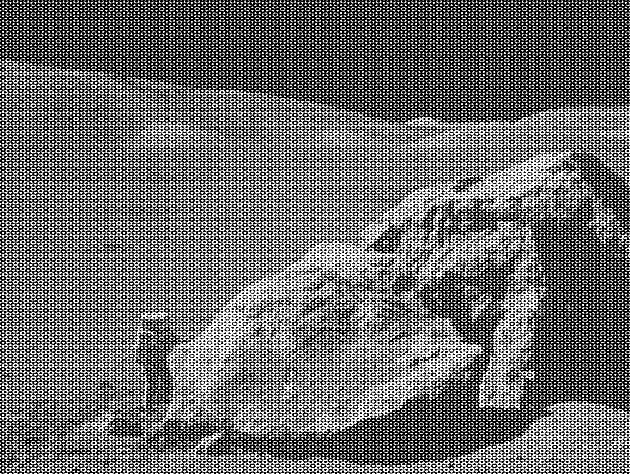
#> input picture CH05/input/Fig0516(a)(applo17_boulder_noisy).tif, 630 x 474 px
$ python bandpass-filter.py 'input/Fig0516(a)(applo17_boulder_noisy).tif'
#> lines starting #> are read from the running program, lines starting #| are printed output that depends on the picture
import skimage
from skimage import io, filters, color
import matplotlib.pyplot as plt
import numpy as np
import math
import sys
import filters as F


def disable_tick(axs):
    for u in range(len(axs)):
        for v in range(len(axs[0])):
            axs[u,v].axes.get_xaxis().set_ticks([])
            axs[u,v].axes.get_yaxis().set_ticks([])

def butterworth_bandreject(h,w,D0,W,n=2):

    def D(x,y):
        d = np.sqrt((x-h//2)**2 + (y-w//2)**2)
        return 1/(1+(d*W/(1e-15+np.abs(d**2-D0**2)))**(2*n))

    return np.fromfunction(D,(h,w))

img1 = io.imread("input/"+"Fig0516(a)(applo17_boulder_noisy).tif")
#> img1 is the input picture: shape (474, 630); min 0, max 255, mean 108.1

f,axs = plt.subplots(2,2,figsize=(12,9))
disable_tick(axs)

axs[0,0].imshow(img1,cmap="gray")
axs[0,0].set_title("sinsusoidal noise")

fft = np.fft.fft2(img1)
fft = np.fft.fftshift(fft)
img2 = np.abs(fft)
img2 = np.log(img2)
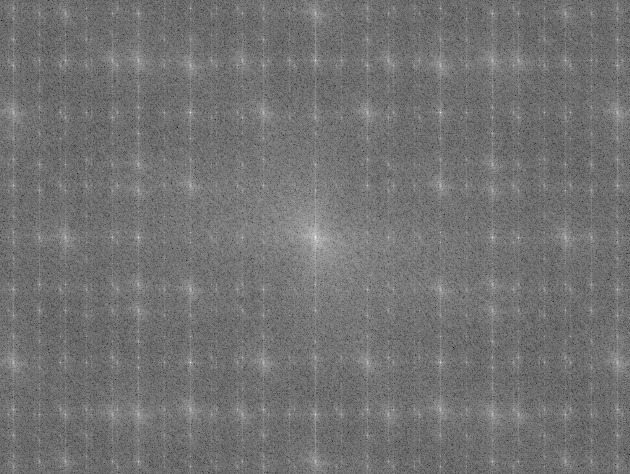
#> img2: shape (474, 630) float64; min 2.33, max 17.29, mean 9.08; drawn with min black and max white
axs[0,1].imshow(img2,cmap="gray")
axs[0,1].set_title("fourier transform")

img3=butterworth_bandreject(img1.shape[0],img1.shape[1],176,8)
axs[1,0].imshow(img3,cmap="gray")
axs[1,0].set_title("butterworth bandreject")

fft1 = fft*img3
img4 = np.fft.ifft2(fft1)
img4 = np.abs(img4)
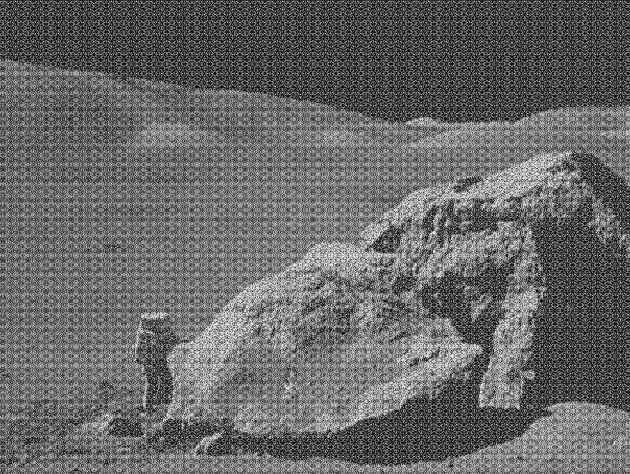
#> img4: shape (474, 630) float64; min 0.0115, max 265.5, mean 108.1; drawn with min black and max white
img4/=np.max(img4)
axs[1,1].imshow(img4,cmap="gray")
axs[1,1].set_title("result")


plt.savefig("output/"+sys.argv[0][:-2]+"png")
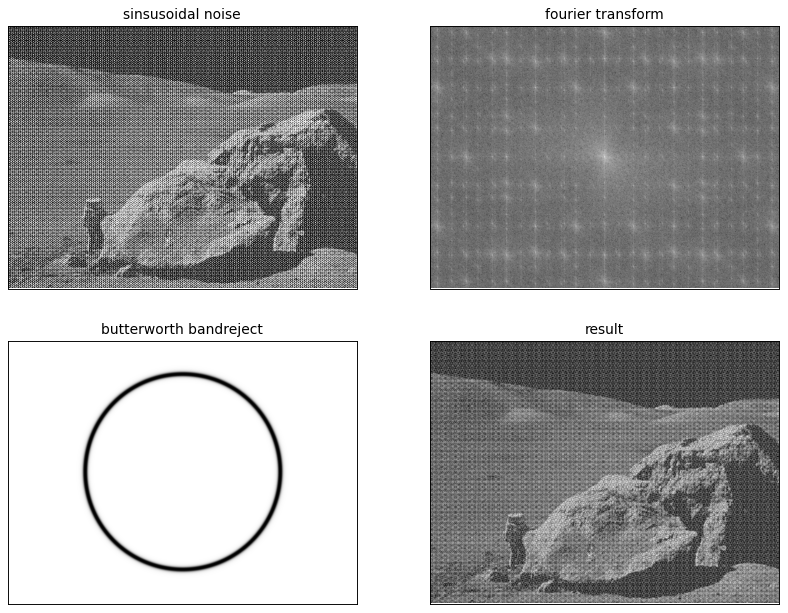
#> figure drawn by matplotlib, 4 panels
plt.show()
